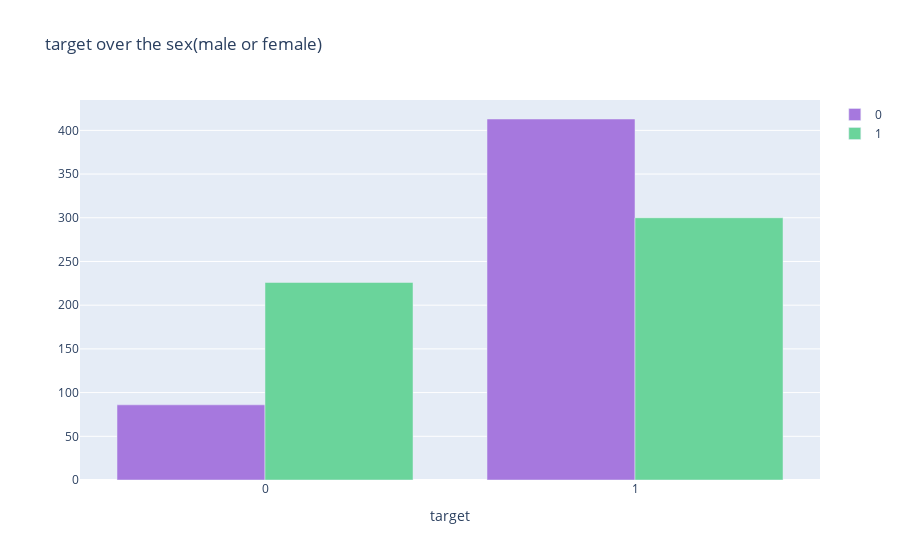

Here is the notebook cell this chart was saved with:
### Markdown cell above
In the heart disease UCI dataset only 31.7% are female and rest are male. we have find that either male or female which have likely to heart disease.

### Code cell
col='sex'
d1=df[df['target']==0]
d2=df[df['target']==1]
v1=d1[col].value_counts().reset_index()
v1=v1.rename(columns={col:'count','index':col})
v1['percent']=v1['count'].apply(lambda x : 100*x/sum(v1['count']))
v1=v1.sort_values(col)
v2=d2[col].value_counts().reset_index()
v2=v2.rename(columns={col:'count','index':col})
v2['percent']=v2['count'].apply(lambda x : 100*x/sum(v2['count']))
v2=v2.sort_values(col)
trace1 = go.Bar(x=v1[col], y=v1["count"], name=0, marker=dict(color="#a678de"))
trace2 = go.Bar(x=v2[col], y=v2["count"], name=1, marker=dict(color="#6ad49b"))
data = [trace1, trace2]
layout={'title':"target over the sex(male or female)",'xaxis':{'title':"target"}}
#layout = go.Layout(title="Content added over the years", legend=dict(x=0.1, y=1.1, orientation="h"))
fig = go.Figure(data, layout=layout)
iplot(fig)

### Figure 1 — Plotly figure (JSON) as saved in the notebook; plotly's stock layout.template omitted (floating-point values rounded to 4 significant figures)
{"data": [{"marker": {"color": "#a678de"}, "name": "0", "type": "bar", "x": [0, 1], "y": [86, 413]}, {"marker": {"color": "#6ad49b"}, "name": "1", "type": "bar", "x": [0, 1], "y": [226, 300]}], "layout": {"title": {"text": "target over the sex(male or female)"}, "xaxis": {"title": {"text": "target"}}}}
